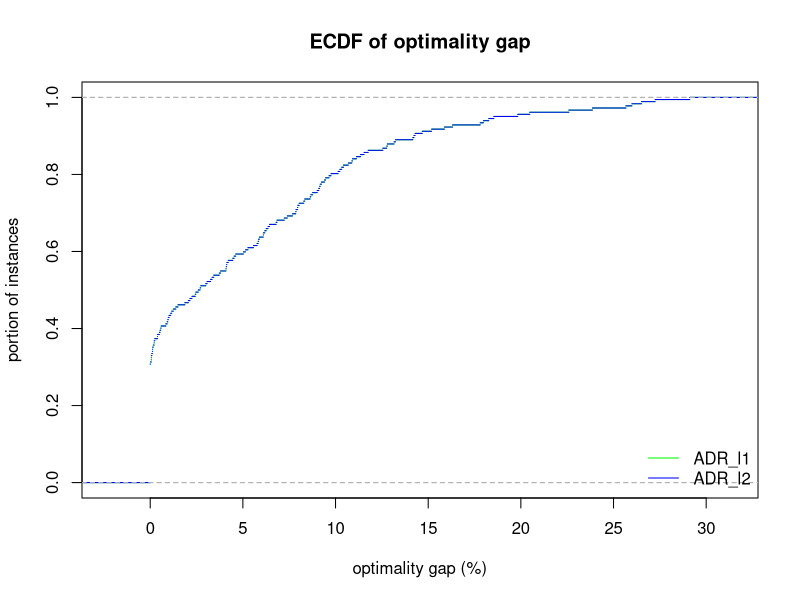
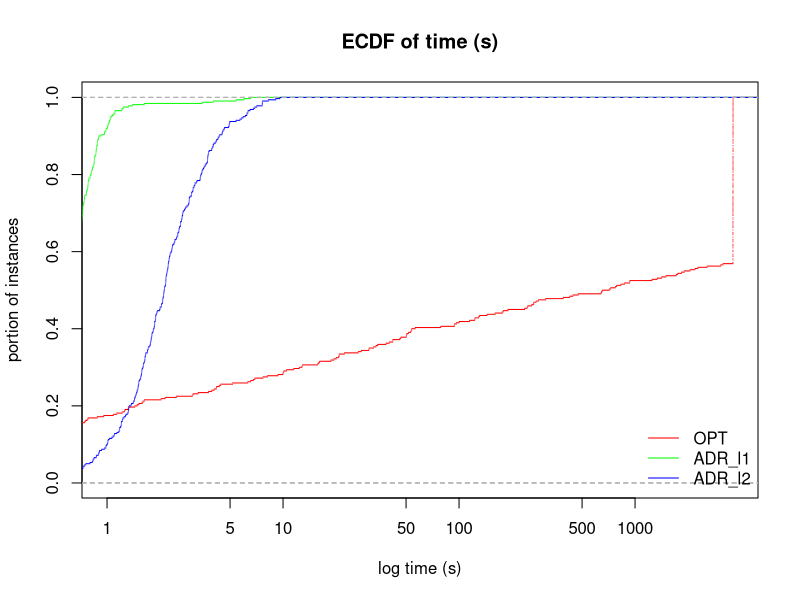
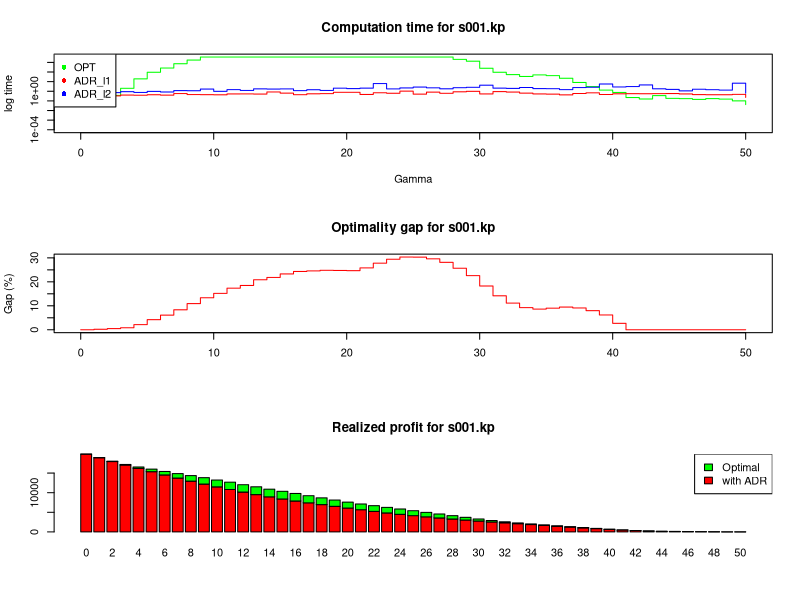
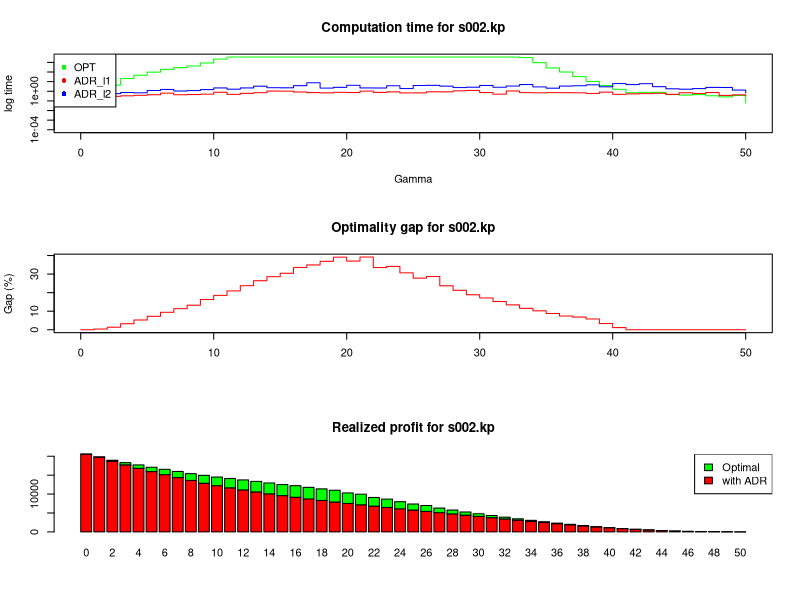
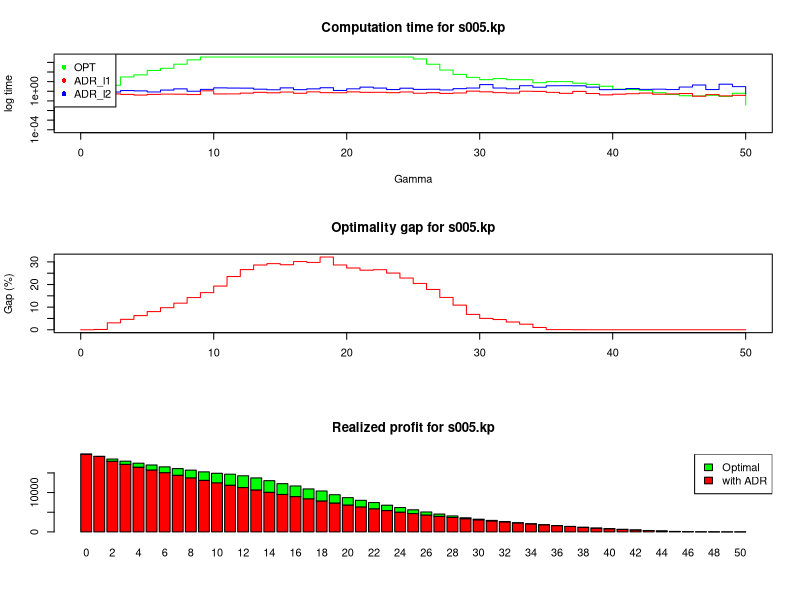
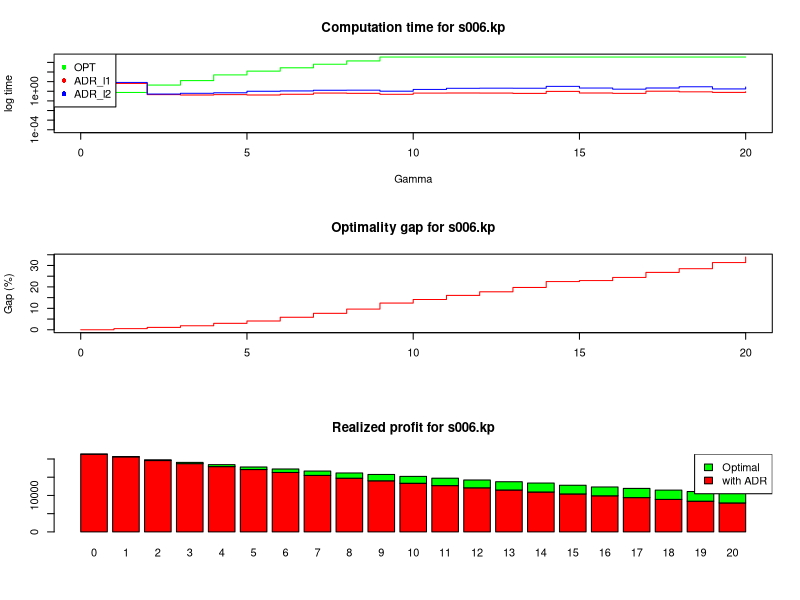
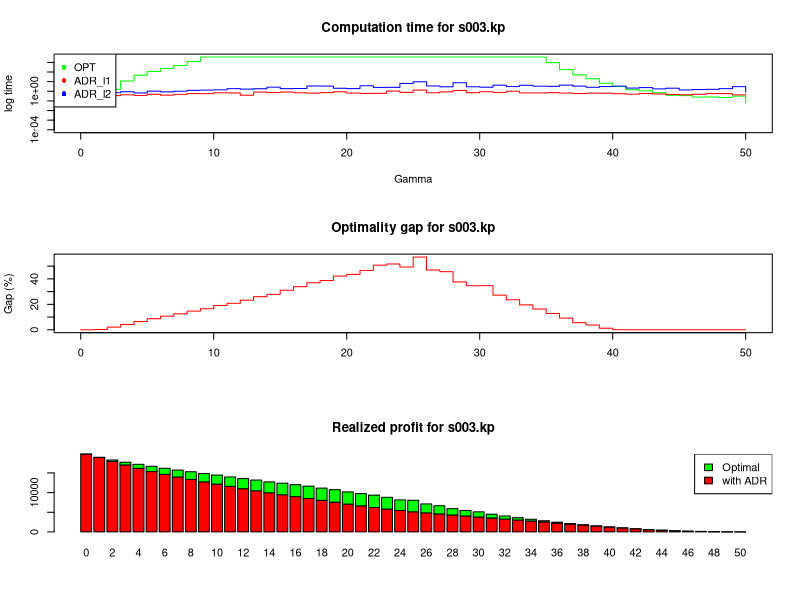
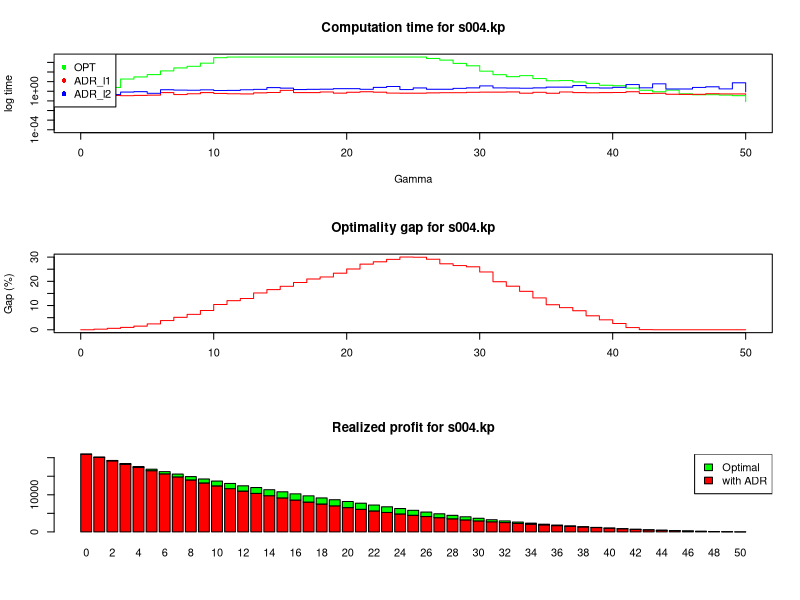

Generate these figures, in order, with R:
## ---- chunk 1
library(rmarkdown)
library(rmarkdown)
library(kableExtra)
library(tidyr)
## ---- chunk 2
results = read.csv("results.csv", header = FALSE)
colnames(results) = c("method", "Gamma", "best_obj", "status", "reason", "time", "instance")
## ---- chunk 3
methods = unique(results$method)
colors = rainbow(length(methods))
colors = as.data.frame(cbind(methods, colors))
## ---- chunk 4
results = results[order(results$Gamma),]
paged_table(results)
## ---- chunk 5
gap = function(lb, ub) {
  return ( abs(lb - ub) / (1e-10 + abs(ub))  )
}

make_gap_table = function(dataset) {
  
    result = spread(dataset[,c("instance", "method", "Gamma", "best_obj")], key = method, value = best_obj);
    
    methods = unique(dataset$method)
    
    for (method in methods) {
      result[paste0("gap_OPT_",method)] = gap(result$OPT, result[,method]) * 100
    }
    
    return (result)
}

Table = make_gap_table(results)

paged_table(Table)
## ---- chunk 6
#knitr::kable(
#    Table,
#    digits = c(0, 0, matrix(2, nrow = ncol(Table) - 2))
#  ) %>%
#    kable_classic()
## ---- chunk 7
plot_gap = function(dataset, main = NULL, xlab = NULL, ylab = NULL) {
  
  methods = unique(dataset$method)
  methods = methods[methods != "OPT"]
  
  Table = make_gap_table(dataset)
  
  used_colors = NULL
  
  index = 0
  for (method in methods) {
    
    plot_function = if (index == 0 ) plot else lines
    
    current_color = colors[colors$methods == method ,"colors"]
    
    data = Table[,paste0("gap_OPT_",method)]
    
    plot_function(ecdf(data), col = current_color, lty = "solid", cex = 0, main = "", xlab = "", ylab = "", ylim = c(0, 1))
    
    used_colors = rbind(used_colors, current_color)
    
    index = index + 1
  }
  
  title(main = main,
      xlab = xlab,
      ylab = ylab)
  
  legend(
    "bottomright",
    legend = methods,
    lty = "solid",
    col = used_colors,
    bty = "n"
  )
  
}

plot_gap(results[results$time < 3600 & results$Gamma != 0,], main = "ECDF of optimality gap", xlab = "optimality gap (%)", ylab = "portion of instances")

## ---- chunk 8
plot_times = function(dataset, main = NULL, xlab = NULL, ylab = NULL) {
  
    result = spread(dataset[,c("instance", "method", "Gamma", "time")], key = method, value = time);   
    
    methods = unique(dataset$method)
    
    used_colors = NULL
    
    index = 0
    for (method in methods) {
      
      plot_function = if (index == 0 ) function(...) plot(..., log = "x") else lines
      
      current_color = colors[colors$methods == method ,"colors"]
      
      plot_function(ecdf(result[,method]), col = current_color, lty = "solid", cex = 0, main = "", xlab = "", ylab = "", xlim = c(1, 3600), ylim = c(0.001, 1))
      
      used_colors = rbind(used_colors, current_color)
      
      index = index + 1
    }
    
    title(main = main,
        xlab = xlab,
        ylab = ylab)
    
    legend(
      "bottomright",
      legend = methods,
      lty = "solid",
      col = used_colors,
      bty = "n"
    )
    
}

plot_times(results[results$Gamma != 0,], main = "ECDF of time (s)", xlab = "log time (s)", ylab = "portion of instances")

## ---- chunk 9

plot_instance = function(instance, field, logscale = FALSE) {
  
  dataset = results[results$instance == instance,]
  opt = dataset[dataset$method == "OPT",]
  adr1 = dataset[dataset$method == "ADR_l1",]
  adr2 = dataset[dataset$method == "ADR_l2",]
  
  ylim = NULL
  log = ""
  ylab = field
  
  if (logscale) {
    ylim = c(0.0001, max(opt[[field]], adr1[[field]], adr2[[field]]))
    log = "y"
    ylab = paste("log",field)
  }
  
  plot(opt$Gamma, opt[[field]], xlab = "", ylab = "", type = "s", col = "green", ylim = ylim, log = log, pch = 16)
  points(adr1$Gamma, adr1[[field]], type = "s", col = "red", pch = 16)
  points(adr2$Gamma, adr2[[field]], type = "s", col = "blue", pch = 16)
  
  title(main = paste("Computation time for", instance),
        xlab = "Gamma",
        ylab = ylab)
  
  legend("topleft", legend = c("OPT", "ADR_l1", "ADR_l2"), col = c("green", "red", "blue"), pch = 16)
  
}

plot_best_obj = function(instance) {
  
  dataset = results[results$instance == instance,]
  table = spread(dataset[,c("Gamma", "method", "best_obj")], key = method, value = best_obj)
  
  rownames(table) = table$Gamma
  
  table$Gamma = NULL
  table$ADR_l2 = NULL
  table = -table
  table$OPT = table$OPT - table$ADR_l1
  
  barplot(t(as.matrix(table)), col = c("red", "green"), main = paste("Realized profit for", instance))
  
  legend("topright", c("Optimal", "with ADR"), fill = c("green","red"))
  
}

plot_gap = function(instance) {
  
  dataset = Table[Table$instance == instance,]
  
  plot(dataset$Gamma, dataset$gap_OPT_ADR_l1, type = "s", col = "red", xlab = "", ylab = "Gap (%)", main = paste("Optimality gap for", instance))
  
}

for (instance in unique(results$instance)) {
  par(mfrow = c(3,1))
  plot_instance(instance, "time", logscale = TRUE);
  plot_gap(instance)
  plot_best_obj(instance);
}
